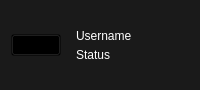
     <widget class="QWidget" name="widget_10" native="true">
      <property name="maximumSize">
       <size>
        <width>16777215</width>
        <height>90</height>
       </size>
      </property>
      <property name="styleSheet">
       <string notr="true">background-color: #1A1A1A;</string>
      </property>
      <layout class="QHBoxLayout" name="horizontalLayout_3">
       <item>
        <widget class="QPushButton" name="btn_user">
         <property name="maximumSize">
          <size>
           <width>50</width>
           <height>16777215</height>
          </size>
         </property>
         <property name="cursor">
          <cursorShape>PointingHandCursor</cursorShape>
         </property>
         <property name="styleSheet">
          <string notr="true">background-color: transparent;</string>
         </property>
         <property name="text">
          <string/>
         </property>
         <property name="icon">
          <iconset>
           <normaloff>C:/Users/Asus/Downloads/icon.png</normaloff>C:/Users/Asus/Downloads/icon.png</iconset>
         </property>
         <property name="iconSize">
          <size>
           <width>50</width>
           <height>50</height>
          </size>
         </property>
        </widget>
       </item>
       <item>
        <widget class="QWidget" name="widget_11" native="true">
         <property name="maximumSize">
          <size>
           <width>2000</width>
           <height>50</height>
          </size>
         </property>
         <layout class="QVBoxLayout" name="verticalLayout_7">
          <item>
           <widget class="QLabel" name="label_username">
            <property name="maximumSize">
             <size>
              <width>16777215</width>
              <height>50</height>
             </size>
            </property>
            <property name="styleSheet">
             <string notr="true">color: rgb(255, 255, 255);</string>
            </property>
            <property name="text">
             <string>Username</string>
            </property>
           </widget>
          </item>
          <item>
           <widget class="QLabel" name="label_status">
            <property name="maximumSize">
             <size>
              <width>100</width>
              <height>50</height>
             </size>
            </property>
            <property name="styleSheet">
             <string notr="true">color: rgb(255, 255, 255);</string>
            </property>
            <property name="text">
             <string>Status</string>
            </property>
           </widget>
          </item>
         </layout>
        </widget>
       </item>
      </layout>
     </widget>
